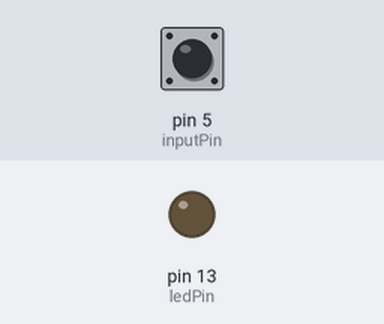
This sketch was run on a simulated Arduino Uno, built with avr-gcc and run on an emulated ATmega328P. On the bench: output pins drawn as LEDs (lit = HIGH). The test bench sets the inputs (shaded band); at power-on: pin 5 (inputPin) HIGH.

Above: at 1.2 s.
1.3 s: pin 5 (inputPin) pulled LOW for 0.15 s
At 2.3 s:
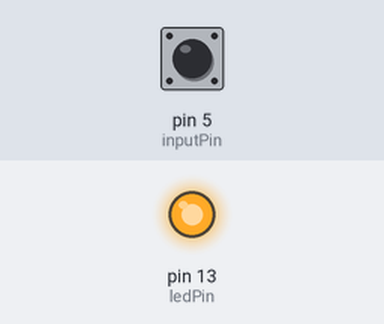
2.9 s: pin 5 (inputPin) pulled LOW for 1 s
At 3.5 s:
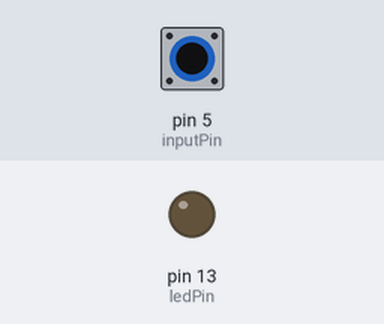
5.4 s: pin 5 (inputPin) pulled LOW for 3.2 s
At 6.6 s:
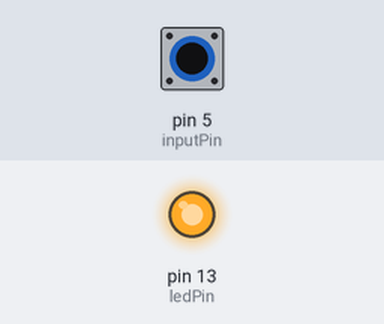
Timing chart, 0 to 8.4 s (numbered marks = the images above; inputs shaded):
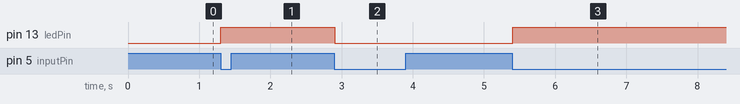

Measured:
- after the input at 1.3 s, pin 13 (ledPin): LOW → HIGH at once
- after the input at 2.9 s, pin 13 (ledPin): HIGH → LOW at once
- after the input at 5.4 s, pin 13 (ledPin): LOW → HIGH at once

The sketch:

sketch06-07.ino
```cpp
#include <Bounce2.h>

int inputPin = 5;
int ledPin = 13;

int ledValue = LOW;
Bounce bouncer = Bounce(inputPin, 5);

void setup() {
  // put your setup code here, to run once:
  pinMode(inputPin, INPUT);
  digitalWrite(inputPin, HIGH);
  pinMode(ledPin, OUTPUT);
}

void loop() {
  // put your main code here, to run repeatedly:
  if (bouncer.update() && bouncer.read() == LOW) {
    ledValue = !ledValue;
    digitalWrite(ledPin, ledValue);
  }
}
```
